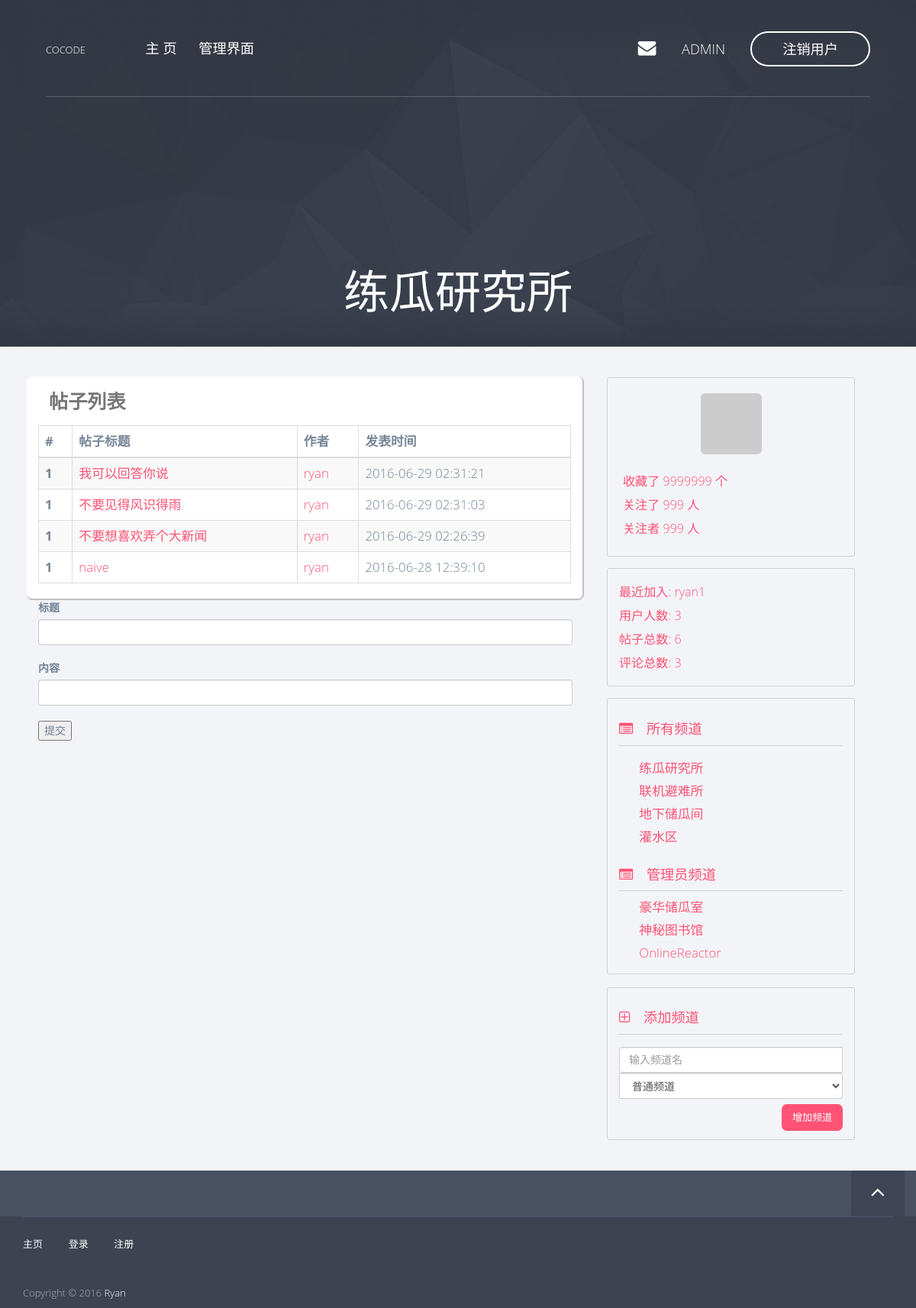
/channel/1 (signed in), run on an earlier commit of the app's database.
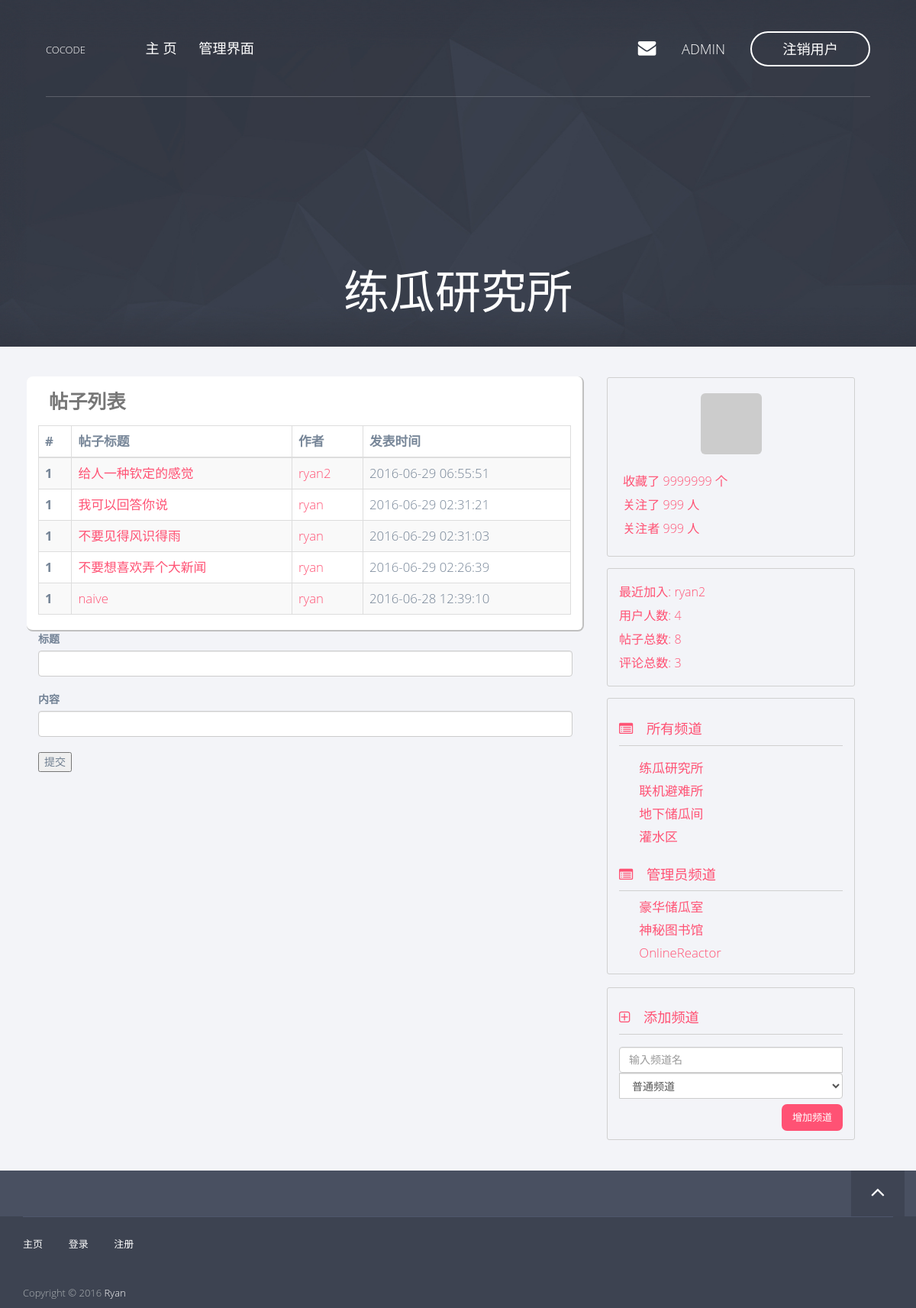
And on a later commit of the database.
### app/models/post.py (models this page shows, shortened)
class Post(db.Model, Model):
    __tablename__ = 'posts'
    id = db.Column(db.Integer, primary_key=True)
    title = db.Column(db.String())
    content = db.Column(db.String())
    created_time = db.Column(db.DateTime(timezone=True),
                             default=sql.func.now())
    channel_id = db.Column(db.Integer, db.ForeignKey('channels.id'))
    user_id = db.Column(db.Integer, db.ForeignKey('users.id'))
    comments = db.relationship('Comment', backref='post')

### app/models/user.py (models this page shows, shortened)
class User(db.Model, Model):
    __tablename__ = 'users'
    id = db.Column(db.Integer, primary_key=True)
    username = db.Column(db.String(), unique=True)
    password_hash = db.Column(db.String())
    email = db.Column(db.String(), unique=True)
    avatar_hash = db.Column(db.String())
    created_time = db.Column(db.DateTime(timezone=True),
                             default=sql.func.now())
    role_id = db.Column(db.Integer, db.ForeignKey('roles.id'))
    posts = db.relationship('Post', backref='author')
    comments = db.relationship('Comment', backref='author')
    @property
    def password(self):
        raise AttributeError('password is not readable')
    def is_admin(self):
        return self.role.permissions == 0xff
    def gravatar(self, size=100, default='identicon', rating='g'):
        from flask import request
        gravatar_url = 'secure.gravatar.com/avatar'
        if request.is_secure:
            url = 'https://' + gravatar_url
        else:
            url = 'http://' + gravatar_url
        hash = self.avatar_hash or md5(self.email.encode('utf-8')).hexdigest()
        return '{url}/{hash}?s={size}&d={default}&r={rating}'.format(url=url,
                                                                     hash=hash,
                                                                     size=size,
                                                                     default=default,
                                                                     rating=rating)

### app/models/channel.py (models this page shows, shortened)
class Channel(db.Model, Model):
    __tablename__ = 'channels'
    id = db.Column(db.Integer, primary_key=True)
    name = db.Column(db.String(), default=ChannelPermission.NORMAL[0])
    permission = db.Column(db.Integer)
    created_time = db.Column(db.DateTime(timezone=True),
                             default=sql.func.now())
    posts = db.relationship('Post', backref='channel')
    def is_admin(self):
        return self.permission == ChannelPermission.ADMIN[0]

### app/views.py (the view)
@app.route('/channel/<int:id>')
def channel_view(id):
    channel = Channel.query.get(id)
    posts = channel.posts
    posts.sort(key=lambda p: p.created_time, reverse=True)
    return render_template('channel.html',
                           channel=channel,
                           posts=posts)

### app/__init__.py (called while the page is built)
@app.context_processor
def current_user_processor():
    return dict(current_user=current_user())

@app.context_processor
def channel_processor():
    channels = Channel.query.all()
    permissions = [
        ChannelPermission.NORMAL,
        ChannelPermission.ADMIN,
    ]
    dic = {
        'channels': channels,
        'permissions': permissions,
    }
    return dict(**dic)

@app.context_processor
def user_processor():
    user_count = User.query.count()
    new_user = User.query.order_by(User.created_time.desc()).first()
    return dict(new_user=new_user,
                user_count=user_count)

@app.context_processor
def post_processor():
    post_count = Post.query.count()
    return dict(post_count=post_count)

@app.context_processor
def comment_processor():
    comment_count = Comment.query.count()
    return dict(comment_count=comment_count)

### app/models/user.py (called while the page is built)
def current_user():
    id = session.get('user_key', None)
    user = None
    if id is not None:
        user = User.query.get(id)
    return user

### app/templates/channel.html (shortened to what this page needs)
{% extends 'base8-4.html' %}
{% block page_content %}
    <div class="col-md-12 post-table">
        <table class="table table-striped table-hover table-bordered">
            <caption>帖子列表</caption>
            <thead>
                <tr>
                    <th>#</th>
                    <th>帖子标题</th>
                    <th>作者</th>
                    <th>发表时间</th>
                </tr>
            </thead>
            <tbody>
                {% for p in posts %}
                <tr>
                    <th>1</th>
                    <td><a href="/post/{{ p.id }}">{{ p.title }}</a></td>
                    <td><a href="/profile/{{ p.author.username }}">{{ p.author.username }}</a></td>
                    <td>{{ p.created_time }}</td>
                </tr>
                {% endfor %}
            </tbody>
        </table>
    </div>
        <div class="col-md-12">
        {% if current_user is not none %}
        <form class="pure-form" action="{{ channel.id }}/add_post" method="POST">
            <label for="title">标题</label>
            <br>
            <input name="title" class="form-control" />
            <br>
            <label for="content">内容</label>
            <br>
            <input name="content" class="form-control" />
            <br>
            <button class="pure-button pure-button-primary">提交</button>
        </form>
        {% endif %}
    </div>
{% endblock %}
{% block header %}
    <div class="hero-content text-center">
        <h1>{{ channel.name }}</h1>
    </div>
{% endblock %}

### app/templates/_bbs_info.html
<div class="col-md-10 forum-info">
    <div class="forum-info-item">最近加入: <a href="/profile/{{ new_user.username }}">{{ new_user.username }}</a></div>
    <div class="forum-info-item">用户人数: {{ user_count }}</div>
    <div class="forum-info-item">帖子总数: {{ post_count }} </div>
    <div class="forum-info-item">评论总数: {{ comment_count }} </div>
</div>

### app/templates/_channels.html
<div class="col-md-10 channel-list">
    <div class="channel-list-caption">
        <i class="fa fa-list-alt"></i> 所有频道
    </div>
    <div class="channel-list-items">
        {% for c in channels %}
        {% if not c.is_admin() %}
            <div class="channel-list-item">
                <a href="/channel/{{ c.id }}">{{ c.name }}</a>
            </div>
        {% endif %}
        {% endfor %}
    </div>
    {% if current_user is not none and current_user.is_admin() %}
        <div class="channel-list-caption">
            <i class="fa fa-list-alt"></i> 管理员频道
        </div>
        {% for c in channels %}
        {% if c.is_admin() %}
            <div class="channel-list-item">
                <a href="/channel/{{ c.id }}">{{ c.name }}</a>
            </div>
        {% endif %}
        {% endfor %}
    {% endif %}
</div>
{% if current_user is not none and current_user.is_admin() %}
<div class="col-md-10 channel-list add-channel">
    <div class="channel-list-caption">
        <i class="fa fa-plus-square-o"></i> 添加频道
    </div>
    <div class="channel-add">
        <form class="form-inline" action="/admin/add_channel" method="POST">
            <div class="form-group">
                <div class="input-group">
                    <input type="text" class="form-control" name="name" placeholder="输入频道名">
                    <select class="form-control" name="permission">
                        {% for p in permissions %}
                        <option value="{{ p[0] }}">{{ p[1] }}</option>
                        {% endfor %}
                    </select>
                </div>
            </div>
          <button type="submit" class="btn btn-fill btn-middle add-channel-btn">增加频道</button>
        </form>
    </div>
</div>
{% endif %}

What changed in the data, as far as the page shows it:
no longer on this page (row unchanged): User: username "ryan1"
added Post: title "给人一种钦定的感觉", author.username "ryan2", created_time "2016-06-29 06:55:51"
added User: username "ryan2"
Also different on the page:
{{ user_count }}: "3" → "4"
{{ post_count }}: "6" → "8"
